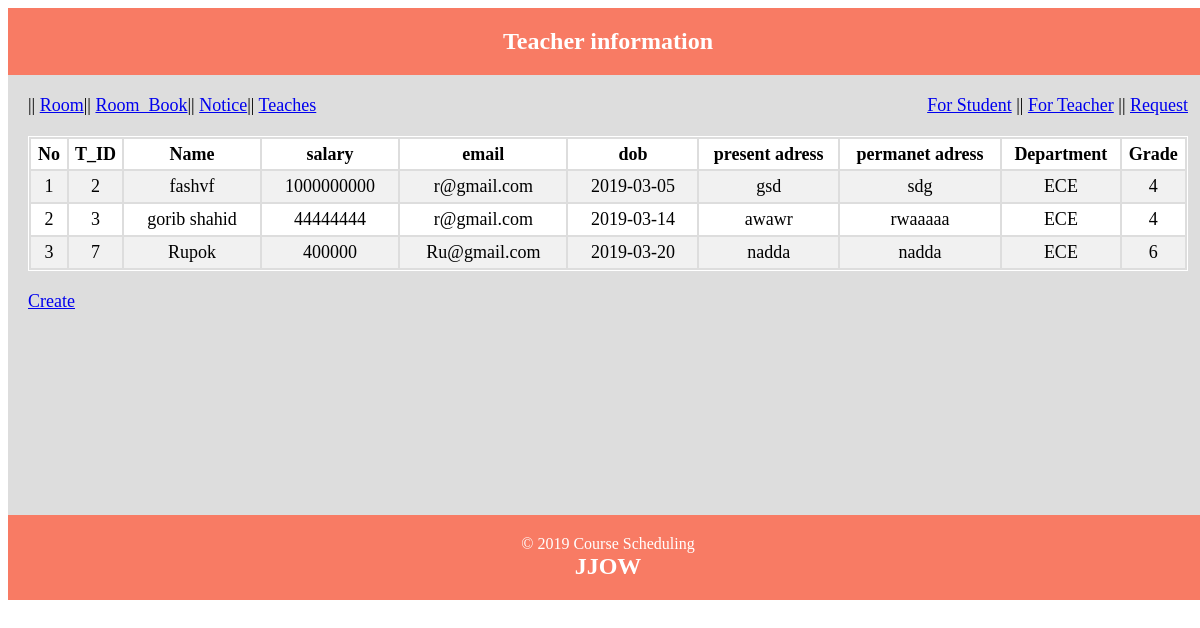
Screenshot of /indexv.php with the database file from the repository.
### tables this page shows
CREATE TABLE `instructor` (
  `T_ID` char(10) NOT NULL,
  `name` varchar(40) NOT NULL,
  `dept_name` varchar(20) DEFAULT NULL,
  `salary` int(40) DEFAULT NULL,
  `grade` double DEFAULT NULL,
  `email_address` varchar(20) NOT NULL,
  `dob` date NOT NULL,
  `pr_address` varchar(50) NOT NULL,
  `per_address` varchar(50) NOT NULL
);

### classes/Main.php (called while the page is built, shortened)
<?php
include "DB.php";
  abstract class Main{
  	protected $table;
public function readAll(){
       $sql = "SELECT * FROM $this->table";
       $stmt = DB::prepare($sql);
       $stmt->execute();
       return $stmt ->fetchAll();
	}
  }
?>

### classes/DB.php (called while the page is built, shortened)
<?php
      class DB
      {
             private static $pdo;
             public static function connection(){
              if(!isset(self::$pdo))
            {
                  try{
                    self::$pdo = new PDO('mysql:host='.DB_HOST.';dbname='.DB_NAME,DB_USER,DB_PASS);
                }
                catch(PDOException $e)
                {
                   echo $e->getMessage();
                }
            }
                return self::$pdo;
          }
            public static function prepare($sql)
            {
              return self::connection()->prepare($sql);
            }
      }
?>

### indexv.php (the view, shortened to what this page needs)
<?php include "inc/headerr.php"; ?>
    <?php
    $user = new Teacher();
   ?>
<section>
  <table class="tblone">
    <tr>
        <th>No</th>
        <th>T_ID</th>
        <th>Name</th>
        <th>salary</th>
        <th>email</th>
        <th>dob</th>
        <th>present adress</th>
        <th>permanet adress</th>
        <th>Department</th>
        <th>Grade</th>
    </tr>
    <?php
  $i = 0;
    foreach ($user->readAll() as $key => $value) {
        $i++;
?>
    <tr>
        <td><?php echo $i; ?></td>
        <td><?php echo $value['T_ID'];?></td>
        <td><?php echo $value['name'];?></td>
        <td><?php echo $value['salary'];?></td>
        <td><?php echo $value['email_address'];?></td>
        <td><?php echo $value['dob'];?></td>
        <td><?php echo $value['pr_address'];?></td>
        <td><?php echo $value['per_address'];?></td>
        <td><?php echo $value['dept_name'];?></td>
        <td><?php echo $value['grade'];?></td>
    </tr>
<?php } ?>
  </table>
</section>
<a href="teacheredit.php">Create</a>
<?php include "inc/footerr.php"; ?>

### rows the page displays
instructor: T_ID "2", name "fashvf", salary "1000000000", email_address "r@gmail.com", dob "2019-03-05", pr_address "gsd", per_address "sdg", dept_name "ECE", grade "4"
instructor: T_ID "3", name "gorib shahid", salary "44444444", email_address "r@gmail.com", dob "2019-03-14", pr_address "awawr", per_address "rwaaaaa", dept_name "ECE", grade "4"
instructor: T_ID "7", name "Rupok", salary "400000", email_address "Ru@gmail.com", dob "2019-03-20", pr_address "nadda", per_address "nadda", dept_name "ECE", grade "6"
